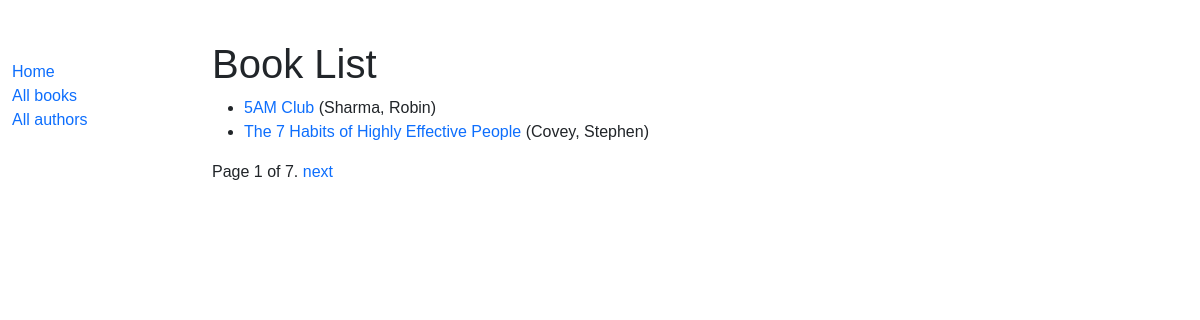
/catalog/books/, run on the app's committed database.
### catalog/models.py (models this page shows, shortened)
class Book(models.Model):
    title = models.CharField(max_length = 200)
    author = models.ForeignKey('Author', on_delete=models.SET_NULL, null=True)
    summary = models.TextField(max_length=1000, help_text = 'Enter a brief description of the book')
    isbn = models.CharField('ISBN', max_length = 13, unique = True, help_text = '13 Character <a href="https://www.isbn-international.org/content/what-isbn">ISBN number</a>')
    genre = models.ManyToManyField(Genre, help_text='Select a genre for this book')
    language = models.ForeignKey('Language', on_delete=models.SET_NULL, null=True)
    def get_absolute_url(self):
        return reverse("book_detail", args=[str(self.id)])
    def display_genre(self):
        return ', '.join(genre.name for genre in self.genre.all()[:3])
    display_genre.short_description = 'Genre'

class Author(models.Model):
    first_name = models.CharField(max_length=100)
    last_name = models.CharField(max_length=100)
    date_of_birth = models.DateField(null=True, blank=True)
    date_of_death = models.DateField('Died', null=True, blank=True)
    class Meta:
        ordering = ['last_name', 'first_name']
    def __str__(self):
        return f'{self.last_name}, {self.first_name}'

### catalog/views.py (the view)
# urls.py: path('books/', views.BookListView.as_view(), name='books'),
class BookListView(generic.ListView):
    model = Book
    paginate_by = 2

### catalog/templates/catalog/book_list.html (shortened to what this page needs)
{% extends "base_generic.html" %}
{% block content %}
  <h1>Book List</h1>
  {% if book_list %}
  <ul>
    {% for book in book_list %}
      <li>
        <a href="{{ book.get_absolute_url }}">{{ book.title }}</a> ({{book.author}})
      </li>
    {% endfor %}
  </ul>
  {% else %}
    <p>There are no books in the library.</p>
  {% endif %}
{% endblock %}

### catalog/static/css/styles.css (style rules this page uses)
body { margin-top: 40px; font-family: sans-serif; }
a { text-decoration: none; }

### data on the page
Book: title "5AM Club", author "Sharma, Robin"
Book: title "The 7 Habits of Highly Effective People", author "Covey, Stephen"

### other printed values
{{ page_obj.number }} "1"
{{ page_obj.paginator.num_pages }} "7"
